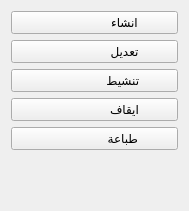
             <widget class="QWidget" name="QM_Promotion_Voucher">
              <property name="geometry">
               <rect>
                <x>0</x>
                <y>0</y>
                <width>189</width>
                <height>211</height>
               </rect>
              </property>
              <attribute name="label">
               <string>              قسيمة مشتريات</string>
              </attribute>
              <layout class="QGridLayout" name="gridLayout_5">
               <item row="2" column="0">
                <widget class="QPushButton" name="QAct_Voucher_Activate">
                 <property name="text">
                  <string>                 تنشيط</string>
                 </property>
                </widget>
               </item>
               <item row="0" column="0">
                <widget class="QPushButton" name="QAct_Voucher_Add">
                 <property name="text">
                  <string>                  انشاء</string>
                 </property>
                </widget>
               </item>
               <item row="3" column="0">
                <widget class="QPushButton" name="QAct_Voucher_Deactivate">
                 <property name="text">
                  <string>                  ايقاف</string>
                 </property>
                </widget>
               </item>
               <item row="5" column="0">
                <spacer name="verticalSpacer_3">
                 <property name="orientation">
                  <enum>Qt::Vertical</enum>
                 </property>
                 <property name="sizeHint" stdset="0">
                  <size>
                   <width>20</width>
                   <height>58</height>
                  </size>
                 </property>
                </spacer>
               </item>
               <item row="1" column="0">
                <widget class="QPushButton" name="QAct_Voucher_Edit">
                 <property name="text">
                  <string>                  تعديل</string>
                 </property>
                </widget>
               </item>
               <item row="4" column="0">
                <widget class="QPushButton" name="QAct_Voucher_Print">
                 <property name="text">
                  <string>                 طباعة</string>
                 </property>
                </widget>
               </item>
              </layout>
             </widget>
